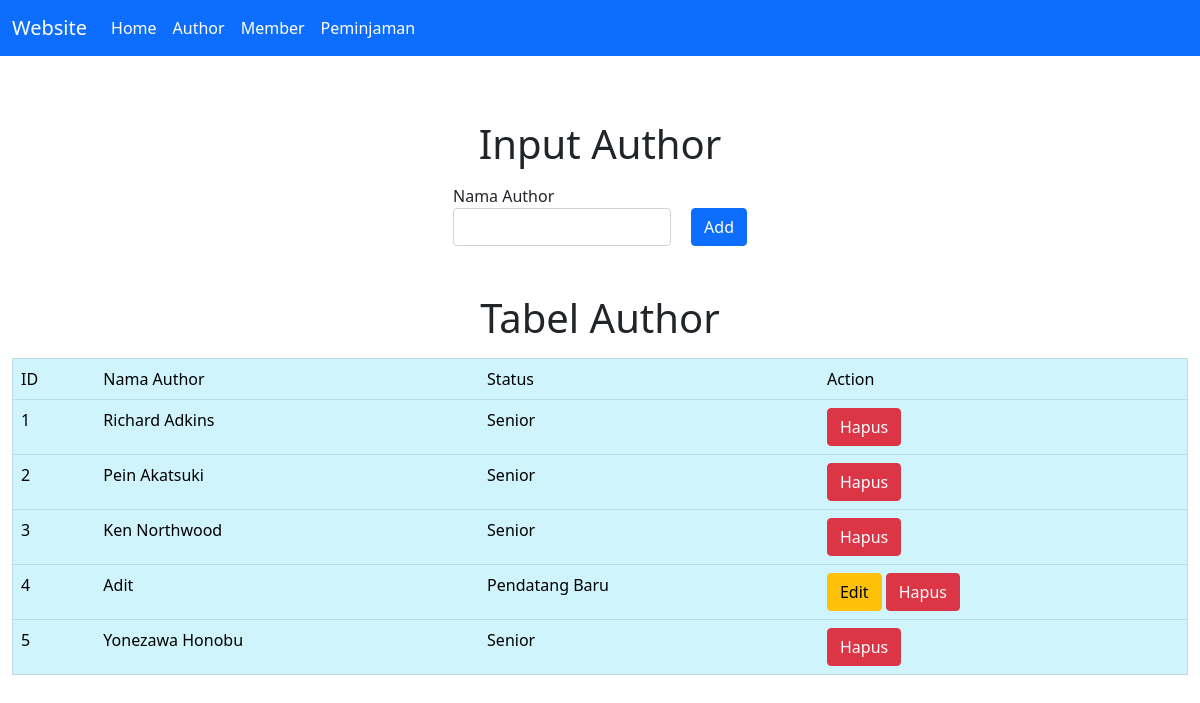
Screenshot of /author.php with the database file from the repository.
### tables this page shows
CREATE TABLE `author`  (
  `id_author` int NOT NULL AUTO_INCREMENT,
  `nama` varchar(100) NOT NULL,
  `status` varchar(50) NOT NULL,
  PRIMARY KEY (`id_author`) USING BTREE
);

### conf.php (called while the page is built)
<?php
$db_host = "localhost";
$db_user = "root";
$db_pass = "";
$db_name = "db_perpus";

### includes/DB.class.php (called while the page is built, shortened)
<?php
class DB
{
    var $db_host = "";
    var $db_user = "";
    var $db_pass = "";
    var $db_name = "";
    var $db_link = "";
    var $result = 0;
    function DB($db_host = '', $db_user = '', $db_pass = '', $db_name = '')
    {
        $this->db_host = $db_host;
        $this->db_user = $db_user;
        $this->db_pass = $db_pass;
        $this->db_name = $db_name;
    }
    function open()
    {
        $this->db_link = mysqli_connect($this->db_host, $this->db_user, $this->db_pass, $this->db_name);
    }
    function execute($query = "")
    {
        $this->result = mysqli_query($this->db_link, $query);
        return $this->result;
    }
    function getResult()
    {
        return mysqli_fetch_array($this->result);
    }
}

### includes/Author.class.php (called while the page is built, shortened)
<?php
class Author extends DB
{
    function getAuthor()
    {
        $query = "SELECT * FROM author";
        return $this->execute($query);
    }
}

### author.php (the view, shortened to what this page needs)
<?php
include("conf.php");
include("includes/DB.class.php");
include("includes/Author.class.php");
$author = new Author($db_host, $db_user, $db_pass, $db_name);
$author->open();
$author->getAuthor();
$data = null;
$no = 1;
while (list($id, $nama, $status) = $author->getResult()) {
    if ($status == 'Senior') {
        $data .= "<tr>
                <td>" . $no++ . "</td>
                <td>" . $nama . "</td>
                <td>" . $status . "</td>
                <td>
                <a href='author.php?id_hapus=" . $id . "' class='btn btn-danger''>Hapus</a>
                </td>
                </tr>";
    } else {
        $data .= "<tr>
                <td>" . $no++ . "</td>
                <td>" . $nama . "</td>
                <td>" . $status . "</td>
                <td>
                <a href='author.php?id_edit=" . $id .  "' class='btn btn-warning''>Edit</a>
                <a href='author.php?id_hapus=" . $id . "' class='btn btn-danger''>Hapus</a>
                </td>
                </tr>";
    }
}

### rows the page displays
author: nama "Richard Adkins", status "Senior"
author: nama "Pein Akatsuki", status "Senior"
author: nama "Ken Northwood", status "Senior"
author: nama "Adit", status "Pendatang Baru"
author: nama "Yonezawa Honobu", status "Senior"
